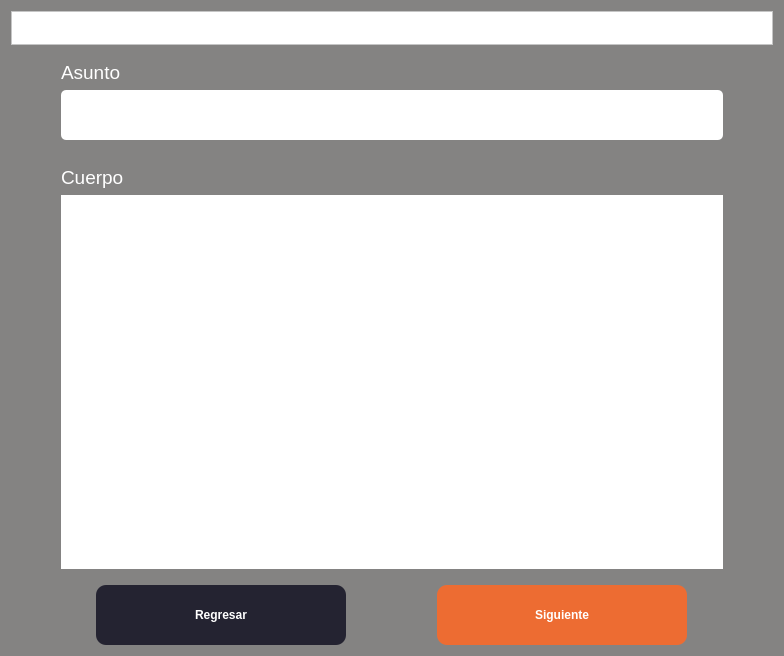
<?xml version="1.0" encoding="UTF-8"?>
<ui version="4.0">
 <class>Form</class>
 <widget class="QWidget" name="Form">
  <property name="geometry">
   <rect>
    <x>0</x>
    <y>0</y>
    <width>784</width>
    <height>656</height>
   </rect>
  </property>
  <property name="windowTitle">
   <string>Generador de Diplomas</string>
  </property>
  <property name="styleSheet">
   <string notr="true">color: white;
background-color: rgb(132, 131, 130);</string>
  </property>
  <layout class="QGridLayout" name="gridLayout_2">
   <item row="0" column="0">
    <widget class="QFrame" name="frame">
     <property name="maximumSize">
      <size>
       <width>16777215</width>
       <height>81</height>
      </size>
     </property>
     <property name="autoFillBackground">
      <bool>false</bool>
     </property>
     <property name="styleSheet">
      <string notr="true">background-color: rgb(255, 255, 255)
</string>
     </property>
     <property name="frameShape">
      <enum>QFrame::StyledPanel</enum>
     </property>
     <property name="frameShadow">
      <enum>QFrame::Raised</enum>
     </property>
     <layout class="QGridLayout" name="gridLayout">
      <item row="0" column="0">
       <widget class="QLabel" name="lbLogo">
        <property name="sizePolicy">
         <sizepolicy hsizetype="Maximum" vsizetype="Preferred">
          <horstretch>0</horstretch>
          <verstretch>0</verstretch>
         </sizepolicy>
        </property>
        <property name="autoFillBackground">
         <bool>false</bool>
        </property>
        <property name="styleSheet">
         <string notr="true"/>
        </property>
        <property name="text">
         <string/>
        </property>
        <property name="pixmap">
         <pixmap>../images/csoftmty_logo.png</pixmap>
        </property>
        <property name="scaledContents">
         <bool>false</bool>
        </property>
       </widget>
      </item>
     </layout>
    </widget>
   </item>
   <item row="1" column="0">
    <layout class="QVBoxLayout" name="vlFields">
     <property name="leftMargin">
      <number>50</number>
     </property>
     <property name="rightMargin">
      <number>50</number>
     </property>
     <item>
      <layout class="QVBoxLayout" name="vlName">
       <property name="topMargin">
        <number>10</number>
       </property>
       <property name="bottomMargin">
        <number>10</number>
       </property>
       <item>
        <widget class="QLabel" name="lbName">
         <property name="font">
          <font>
           <pointsize>14</pointsize>
          </font>
         </property>
         <property name="text">
          <string>Asunto</string>
         </property>
         <property name="alignment">
          <set>Qt::AlignBottom|Qt::AlignLeading|Qt::AlignLeft</set>
         </property>
        </widget>
       </item>
       <item>
        <widget class="QLineEdit" name="tfName">
         <property name="minimumSize">
          <size>
           <width>660</width>
           <height>50</height>
          </size>
         </property>
         <property name="autoFillBackground">
          <bool>false</bool>
         </property>
         <property name="styleSheet">
          <string notr="true">color: black;
background-color: white;
border-radius: 5px;</string>
         </property>
        </widget>
       </item>
      </layout>
     </item>
     <item>
      <layout class="QVBoxLayout" name="vlDescripcion">
       <property name="topMargin">
        <number>10</number>
       </property>
       <property name="bottomMargin">
        <number>10</number>
       </property>
       <item>
        <widget class="QLabel" name="lbDescription">
         <property name="font">
          <font>
           <pointsize>14</pointsize>
          </font>
         </property>
         <property name="text">
          <string>Cuerpo</string>
         </property>
        </widget>
       </item>
       <item>
        <widget class="QTextEdit" name="tfDescription">
         <property name="autoFillBackground">
          <bool>true</bool>
         </property>
         <property name="styleSheet">
          <string notr="true">color: black;
background-color: white;
border-radius: 5px;</string>
         </property>
        </widget>
       </item>
      </layout>
     </item>
    </layout>
   </item>
   <item row="2" column="0">
    <layout class="QHBoxLayout" name="horizontalLayout">
     <item>
      <widget class="QPushButton" name="btnBack">
       <property name="sizePolicy">
        <sizepolicy hsizetype="Maximum" vsizetype="Fixed">
         <horstretch>0</horstretch>
         <verstretch>0</verstretch>
        </sizepolicy>
       </property>
       <property name="minimumSize">
        <size>
         <width>250</width>
         <height>60</height>
        </size>
       </property>
       <property name="font">
        <font>
         <pointsize>9</pointsize>
         <weight>75</weight>
         <bold>true</bold>
        </font>
       </property>
       <property name="styleSheet">
        <string notr="true">background-color: #242331;
border-radius: 10px</string>
       </property>
       <property name="text">
        <string>Regresar</string>
       </property>
      </widget>
     </item>
     <item>
      <widget class="QPushButton" name="btnNext">
       <property name="sizePolicy">
        <sizepolicy hsizetype="Maximum" vsizetype="Fixed">
         <horstretch>0</horstretch>
         <verstretch>0</verstretch>
        </sizepolicy>
       </property>
       <property name="minimumSize">
        <size>
         <width>250</width>
         <height>60</height>
        </size>
       </property>
       <property name="font">
        <font>
         <pointsize>9</pointsize>
         <weight>75</weight>
         <bold>true</bold>
        </font>
       </property>
       <property name="styleSheet">
        <string notr="true">background-color: rgb(237, 108, 50);
border-radius: 10px</string>
       </property>
       <property name="text">
        <string>Siguiente</string>
       </property>
      </widget>
     </item>
    </layout>
   </item>
  </layout>
 </widget>
 <resources/>
 <connections/>
</ui>
